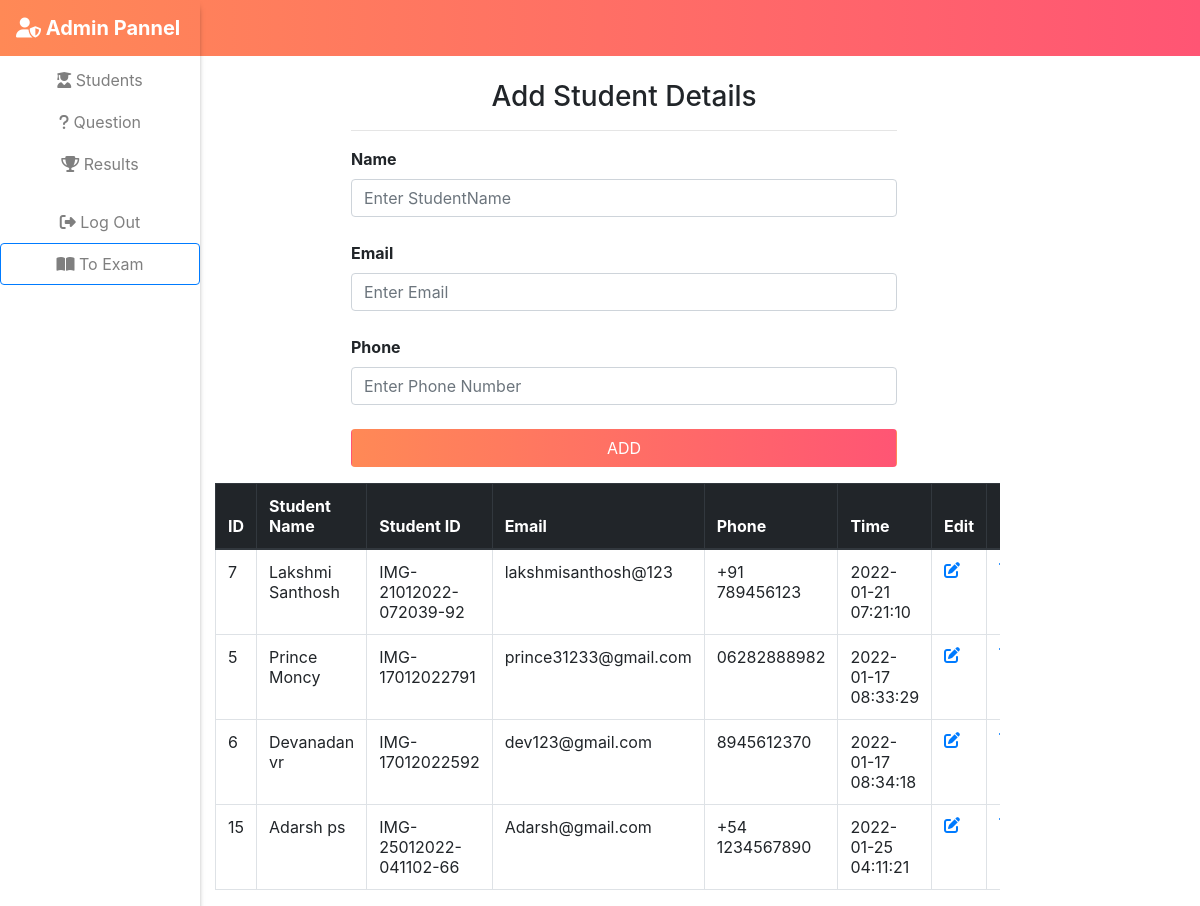
/admin_pannel.php (signed in), run on the app's committed database.
### tables this page shows
CREATE TABLE IF NOT EXISTS `students` (
  `id` int(200) NOT NULL AUTO_INCREMENT,
  `studentname` varchar(5000) NOT NULL,
  `studentid` varchar(5000) NOT NULL,
  `email` varchar(5000) NOT NULL,
  `phone` varchar(5000) NOT NULL,
  `time` timestamp NOT NULL DEFAULT current_timestamp() ON UPDATE current_timestamp(),
  PRIMARY KEY (`id`)
);

### StudentTable.php (the view)
<?php
include('Connect.php');
$sql="SELECT * FROM students";
if($req=mysqli_query($Connect,$sql)){
echo'<div class="table-responsive col-lg-8 m-auto">
<table class="table table-bordered bg-white">
<thead class="thead-dark">
  <tr>
    <th scope="row">ID</th>
    <th scope="row">Student Name</th>
    <th scope="row">Student ID</th>
    <th scope="row">Email</th>
    <th scope="row">Phone</th>
    <th scope="row">Time</th>
    <th scope="row">Edit</th>
    <th scope="row">Delete</th>
  </tr>
  </thead>';
while($row=mysqli_fetch_array($req)){
  echo'<tr>
  <td>'.$row['id'].'</td>
    <td>'.$row['studentname'].'</td>
    <td>'.$row['studentid'].'</td>
    <td>'.$row['email'].'</td>
    <td>'.$row['phone'].'</td>
    <td>'.$row['time'].'</td>
    <td><a href="Update.php?id='.$row['id'].'"><i class="fas fa-edit"></i><A>  </td>
    <td><a href="DleteStudent.php?id='.$row['id'].'"><i class="fas fa-trash"></i><A>  </td>
  </tr>';
}
echo'</table>
</div>';
}
else{
    echo mysqli_error($Connect);
}
?>

### Css/Adminpannel.css (style rules this page uses)
a { color: #ff5574; text-decoration: none; background-color: #d2000000; }

### data on the page
students: id "7", studentname "Lakshmi Santhosh", studentid "IMG-21012022-072039-92", email "lakshmisanthosh@123", phone "+91 789456123", time "2022-01-21 07:21:10"
students: id "5", studentname "Prince Moncy", studentid "IMG-17012022791", email "prince31233@gmail.com", phone "06282888982", time "2022-01-17 08:33:29"
students: id "6", studentname "Devanadan vr", studentid "IMG-17012022592", email "dev123@gmail.com", phone "8945612370", time "2022-01-17 08:34:18"
students: id "15", studentname "Adarsh ps", studentid "IMG-25012022-041102-66", email "Adarsh@gmail.com", phone "+54 1234567890", time "2022-01-25 04:11:21"
